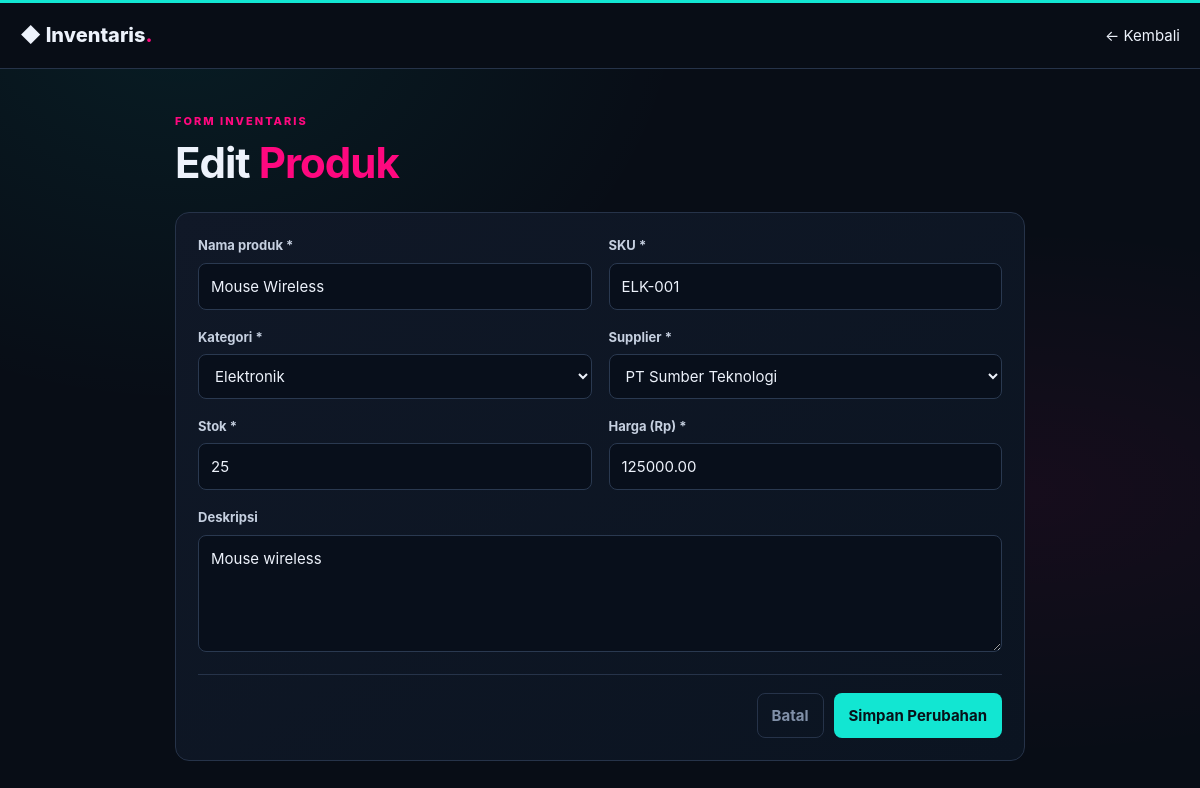
The page /edit.php?id=1 on the database its author committed.
### tables this page shows
CREATE TABLE products (
 id INT UNSIGNED AUTO_INCREMENT PRIMARY KEY,
 category_id INT UNSIGNED NOT NULL,
 supplier_id INT UNSIGNED NOT NULL,
 sku VARCHAR(40) NOT NULL UNIQUE,
 name VARCHAR(150) NOT NULL,
 description TEXT NULL,
 stock INT UNSIGNED NOT NULL DEFAULT 0,
 price DECIMAL(12,2) UNSIGNED NOT NULL DEFAULT 0.00,
 created_at TIMESTAMP DEFAULT CURRENT_TIMESTAMP,
 updated_at TIMESTAMP DEFAULT CURRENT_TIMESTAMP ON UPDATE CURRENT_TIMESTAMP,
 CONSTRAINT fk_product_category FOREIGN KEY (category_id) REFERENCES categories(id) ON UPDATE CASCADE ON DELETE RESTRICT,
 CONSTRAINT fk_product_supplier FOREIGN KEY (supplier_id) REFERENCES suppliers(id) ON UPDATE CASCADE ON DELETE RESTRICT,
 INDEX idx_product_name (name)
);

CREATE TABLE categories (
 id INT UNSIGNED AUTO_INCREMENT PRIMARY KEY,
 name VARCHAR(100) NOT NULL UNIQUE,
 description VARCHAR(255) NULL,
 created_at TIMESTAMP DEFAULT CURRENT_TIMESTAMP
);

CREATE TABLE suppliers (
 id INT UNSIGNED AUTO_INCREMENT PRIMARY KEY,
 name VARCHAR(150) NOT NULL,
 phone VARCHAR(30) NULL,
 email VARCHAR(150) NULL UNIQUE,
 created_at TIMESTAMP DEFAULT CURRENT_TIMESTAMP
);

### app/ProductRepository.php (called while the page is built, shortened)
<?php
final class ProductRepository {
    public function categories(): array { return $this->pdo->query('SELECT id,name FROM categories ORDER BY name')->fetchAll(); }
    public function suppliers(): array { return $this->pdo->query('SELECT id,name FROM suppliers ORDER BY name')->fetchAll(); }
    public function find(int $id): ?array {
        $s=$this->pdo->prepare('SELECT * FROM products WHERE id=?'); $s->execute([$id]); return $s->fetch() ?: null;
    }
}

### app/helpers.php (called while the page is built, shortened)
<?php
function e(mixed $v): string { return htmlspecialchars((string)($v ?? ''), ENT_QUOTES | ENT_SUBSTITUTE, 'UTF-8'); }

### public/edit.php (the view, shortened to what this page needs)
<?php
require_once __DIR__.'/../config/database.php'; require_once __DIR__.'/../app/helpers.php'; require_once __DIR__.'/../app/ProductRepository.php';
$pdo=Database::connection(); $repo=new ProductRepository($pdo); $id=filter_input(INPUT_GET,'id',FILTER_VALIDATE_INT);
$p=$repo->find((int)$id); if(!$p){flash('error','Produk tidak ditemukan.');go('index.php');}
$cats=$repo->categories();$sup=$repo->suppliers();$errors=[];$d=$p;
?><!doctype html><html lang="id"><head><link rel="stylesheet" href="assets/style.css"></head><body><header class="top"><div class="wrap topin"><a class="brand" href="index.php">◆ Inventaris<span>.</span></a><a href="index.php">← Kembali</a></div></header><main class="wrap page narrow"><section class="hero"><p class="eyebrow">FORM INVENTARIS</p><h1>Edit <em>Produk</em></h1></section>
<form class="panel form" method="post"><input type="hidden" name="csrf" value="<?=e(csrf())?>"><div class="grid">
<div class="field"><label>Nama produk *</label><input name="name" maxlength="150" required value="<?=e($d['name'])?>"></div><div class="field"><label>SKU *</label><input name="sku" maxlength="40" required value="<?=e($d['sku'])?>"></div>
<div class="field"><label>Kategori *</label><select name="category_id" required><option value="">Pilih kategori</option><?php foreach($cats as $c):?><option value="<?=(int)$c['id']?>" <?=((string)$d['category_id']===(string)$c['id'])?'selected':''?>><?=e($c['name'])?></option><?php endforeach;?></select></div>
<div class="field"><label>Supplier *</label><select name="supplier_id" required><option value="">Pilih supplier</option><?php foreach($sup as $s):?><option value="<?=(int)$s['id']?>" <?=((string)$d['supplier_id']===(string)$s['id'])?'selected':''?>><?=e($s['name'])?></option><?php endforeach;?></select></div>
<div class="field"><label>Stok *</label><input type="number" name="stock" min="0" step="1" required value="<?=e($d['stock'])?>"></div><div class="field"><label>Harga (Rp) *</label><input type="number" name="price" min="0" step="0.01" required value="<?=e($d['price'])?>"></div>
<div class="field full"><label>Deskripsi</label><textarea name="description" rows="4"><?=e($d['description'])?></textarea></div></div><div class="formactions"><a class="btn ghost" href="index.php">Batal</a><button class="btn primary">Simpan Perubahan</button></div></form></main></body></html>

### public/assets/style.css (style rules this page uses)
:root { --bg:#080d16;--panel:#101827;--text:#edf2fb;--muted:#8190a8;--border:#263349;--pink:#ff087f;--cyan:#12e6d2;--green:#0bd6a0;--danger:#ff477e }
* { box-sizing:border-box }
body { margin:0;color:var(--text);background:radial-gradient(ellipse at 15% 0%,rgba(0,221,207,.08),transparent 35%),radial-gradient(ellipse at 85% 60%,rgba(255,8,127,.06),transparent 38%),var(--bg);font:15px/1.55 Inter,system-ui,-apple-system,"Segoe UI",sans-serif }
a { color:inherit;text-decoration:none }
.wrap { width:min(1180px,calc(100% - 40px));margin:auto }
.top { border-top:3px solid var(--cyan);border-bottom:1px solid #263349;background:#080d16 }
.topin { min-height:65px;display:flex;align-items:center;justify-content:space-between;gap:16px }
.brand { font-weight:850;font-size:20px }
.brand span,em { color:var(--pink);font-style:normal }
.top small,.eyebrow { color:var(--cyan);font-size:11px;font-weight:800;letter-spacing:2px }
.page { padding:44px 0 60px }
.hero { margin-bottom:24px }
.eyebrow { color:var(--pink);margin:0 0 8px }
h1 { margin:0;font-size:clamp(28px,4vw,42px);letter-spacing:-1px;line-height:1.2 }
.stats article,.panel { background:linear-gradient(145deg,#101827,#0b1421);border:1px solid var(--border);border-radius:14px }
.panel { padding:22px }
.btn { border:1px solid transparent;border-radius:8px;padding:10px 14px;display:inline-flex;align-items:center;justify-content:center;font:inherit;font-weight:750;cursor:pointer;white-space:nowrap }
.primary { background:var(--cyan);color:#081018 }
.ghost { background:transparent;color:var(--muted);border-color:var(--border) }
input,select,textarea { width:100%;min-width:0;padding:11px 12px;color:var(--text);background:#080f1b;border:1px solid #2a3950;border-radius:8px;font:inherit }
.narrow { max-width:850px }
.form { margin-top:20px }
.grid { display:grid;grid-template-columns:1fr 1fr;gap:17px }
.field { display:flex;flex-direction:column;gap:7px }
.field label { font-size:13px;font-weight:700;color:#c6d0e0 }
.full { grid-column:1/-1 }
textarea { resize:vertical }
.formactions { display:flex;justify-content:flex-end;gap:10px;border-top:1px solid var(--border);padding-top:18px;margin-top:22px }

### rows shown on the page
products: name "Mouse Wireless", sku "ELK-001", category_id "Elektronik", supplier_id "PT Sumber Teknologi", stock "25", price "125000.00", description "Mouse wireless"
